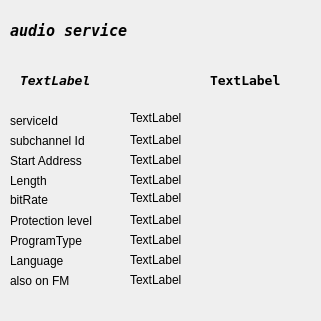
<?xml version="1.0" encoding="UTF-8"?>
<ui version="4.0">
 <class>audioDescription</class>
 <widget class="QWidget" name="audioDescription">
  <property name="geometry">
   <rect>
    <x>0</x>
    <y>0</y>
    <width>321</width>
    <height>321</height>
   </rect>
  </property>
  <property name="windowTitle">
   <string>audio description</string>
  </property>
  <widget class="QLabel" name="serviceName">
   <property name="geometry">
    <rect>
     <x>20</x>
     <y>70</y>
     <width>151</width>
     <height>20</height>
    </rect>
   </property>
   <property name="font">
    <font>
     <family>DejaVu Sans Mono</family>
     <pointsize>10</pointsize>
     <weight>75</weight>
     <italic>true</italic>
     <bold>true</bold>
    </font>
   </property>
   <property name="text">
    <string>TextLabel</string>
   </property>
  </widget>
  <widget class="QLabel" name="subChannelId">
   <property name="geometry">
    <rect>
     <x>130</x>
     <y>130</y>
     <width>111</width>
     <height>20</height>
    </rect>
   </property>
   <property name="text">
    <string>TextLabel</string>
   </property>
  </widget>
  <widget class="QLabel" name="startAddress">
   <property name="geometry">
    <rect>
     <x>130</x>
     <y>150</y>
     <width>171</width>
     <height>20</height>
    </rect>
   </property>
   <property name="text">
    <string>TextLabel</string>
   </property>
  </widget>
  <widget class="QLabel" name="Length">
   <property name="geometry">
    <rect>
     <x>130</x>
     <y>170</y>
     <width>171</width>
     <height>20</height>
    </rect>
   </property>
   <property name="text">
    <string>TextLabel</string>
   </property>
  </widget>
  <widget class="QLabel" name="label">
   <property name="geometry">
    <rect>
     <x>10</x>
     <y>190</y>
     <width>101</width>
     <height>20</height>
    </rect>
   </property>
   <property name="text">
    <string>bitRate</string>
   </property>
  </widget>
  <widget class="QLabel" name="protectionLevel">
   <property name="geometry">
    <rect>
     <x>130</x>
     <y>210</y>
     <width>161</width>
     <height>20</height>
    </rect>
   </property>
   <property name="text">
    <string>TextLabel</string>
   </property>
  </widget>
  <widget class="QLabel" name="programType">
   <property name="geometry">
    <rect>
     <x>130</x>
     <y>230</y>
     <width>161</width>
     <height>20</height>
    </rect>
   </property>
   <property name="text">
    <string>TextLabel</string>
   </property>
  </widget>
  <widget class="QLabel" name="Language">
   <property name="geometry">
    <rect>
     <x>130</x>
     <y>250</y>
     <width>181</width>
     <height>20</height>
    </rect>
   </property>
   <property name="text">
    <string>TextLabel</string>
   </property>
  </widget>
  <widget class="QLabel" name="label_2">
   <property name="geometry">
    <rect>
     <x>10</x>
     <y>130</y>
     <width>111</width>
     <height>21</height>
    </rect>
   </property>
   <property name="text">
    <string>subchannel Id</string>
   </property>
  </widget>
  <widget class="QLabel" name="label_3">
   <property name="geometry">
    <rect>
     <x>10</x>
     <y>150</y>
     <width>91</width>
     <height>21</height>
    </rect>
   </property>
   <property name="text">
    <string>Start Address</string>
   </property>
  </widget>
  <widget class="QLabel" name="label_4">
   <property name="geometry">
    <rect>
     <x>10</x>
     <y>170</y>
     <width>81</width>
     <height>21</height>
    </rect>
   </property>
   <property name="text">
    <string>Length</string>
   </property>
  </widget>
  <widget class="QLabel" name="bitrate">
   <property name="geometry">
    <rect>
     <x>130</x>
     <y>190</y>
     <width>59</width>
     <height>15</height>
    </rect>
   </property>
   <property name="text">
    <string>TextLabel</string>
   </property>
  </widget>
  <widget class="QLabel" name="label_6">
   <property name="geometry">
    <rect>
     <x>10</x>
     <y>210</y>
     <width>101</width>
     <height>21</height>
    </rect>
   </property>
   <property name="text">
    <string>Protection level</string>
   </property>
  </widget>
  <widget class="QLabel" name="label_7">
   <property name="geometry">
    <rect>
     <x>10</x>
     <y>230</y>
     <width>111</width>
     <height>21</height>
    </rect>
   </property>
   <property name="text">
    <string>ProgramType</string>
   </property>
  </widget>
  <widget class="QLabel" name="label_8">
   <property name="geometry">
    <rect>
     <x>10</x>
     <y>250</y>
     <width>91</width>
     <height>21</height>
    </rect>
   </property>
   <property name="text">
    <string>Language</string>
   </property>
  </widget>
  <widget class="QLabel" name="dabType">
   <property name="geometry">
    <rect>
     <x>210</x>
     <y>70</y>
     <width>81</width>
     <height>21</height>
    </rect>
   </property>
   <property name="font">
    <font>
     <family>DejaVu Sans Mono</family>
     <pointsize>10</pointsize>
     <weight>75</weight>
     <bold>true</bold>
    </font>
   </property>
   <property name="text">
    <string>TextLabel</string>
   </property>
  </widget>
  <widget class="QLabel" name="label_5">
   <property name="geometry">
    <rect>
     <x>10</x>
     <y>20</y>
     <width>161</width>
     <height>21</height>
    </rect>
   </property>
   <property name="font">
    <font>
     <family>DejaVu Sans Mono</family>
     <pointsize>11</pointsize>
     <weight>75</weight>
     <italic>true</italic>
     <bold>true</bold>
    </font>
   </property>
   <property name="text">
    <string>audio service</string>
   </property>
  </widget>
  <widget class="QLabel" name="label_9">
   <property name="geometry">
    <rect>
     <x>10</x>
     <y>110</y>
     <width>101</width>
     <height>21</height>
    </rect>
   </property>
   <property name="text">
    <string>serviceId</string>
   </property>
  </widget>
  <widget class="QLabel" name="serviceLabel">
   <property name="geometry">
    <rect>
     <x>130</x>
     <y>110</y>
     <width>59</width>
     <height>16</height>
    </rect>
   </property>
   <property name="text">
    <string>TextLabel</string>
   </property>
  </widget>
  <widget class="QLabel" name="fmLabel">
   <property name="geometry">
    <rect>
     <x>10</x>
     <y>270</y>
     <width>81</width>
     <height>21</height>
    </rect>
   </property>
   <property name="text">
    <string>also on FM</string>
   </property>
  </widget>
  <widget class="QLabel" name="fmFrequency">
   <property name="geometry">
    <rect>
     <x>130</x>
     <y>270</y>
     <width>67</width>
     <height>19</height>
    </rect>
   </property>
   <property name="text">
    <string>TextLabel</string>
   </property>
  </widget>
 </widget>
 <resources/>
 <connections/>
</ui>
